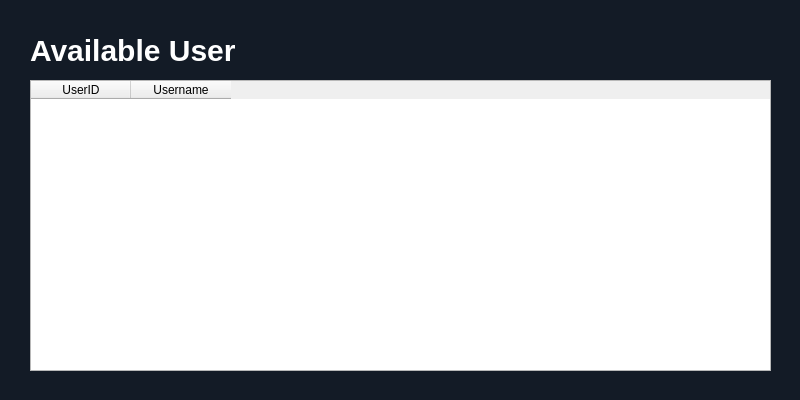
<?xml version="1.0" encoding="UTF-8"?>
<ui version="4.0">
 <class>AvailableUsers</class>
 <widget class="QDialog" name="AvailableUsers">
  <property name="geometry">
   <rect>
    <x>0</x>
    <y>0</y>
    <width>800</width>
    <height>400</height>
   </rect>
  </property>
  <property name="windowTitle">
   <string>Dialog</string>
  </property>
  <property name="styleSheet">
   <string notr="true">QDialog{
	background-color:#131B26;
}</string>
  </property>
  <widget class="QLabel" name="labelpara">
   <property name="geometry">
    <rect>
     <x>30</x>
     <y>20</y>
     <width>821</width>
     <height>61</height>
    </rect>
   </property>
   <property name="styleSheet">
    <string notr="true">QLabel#labelpara{
	color: #fff;
	font-size: 30px;
	font-weight: 600;
	font-family: 'Lato';
}</string>
   </property>
   <property name="text">
    <string>Available User</string>
   </property>
  </widget>
  <widget class="QTableWidget" name="tableWidget">
   <property name="geometry">
    <rect>
     <x>30</x>
     <y>80</y>
     <width>741</width>
     <height>291</height>
    </rect>
   </property>
   <property name="styleSheet">
    <string notr="true">QTableWidget {
  color: #222; /* Dark, rich black */
  font-family: &quot;Loto&quot;, sans-serif; /* Ensure fallback font */
  padding: 10px;
  background-color: #f5f5f5; /* Light gray background */
  border: 1px solid #ddd; /* Subtle light gray border */
  border-radius: 5px; /* Gentle rounded corners */

  /* Optional: Add hover effect for a touch of interactivity */
  QTableWidget::item:hover {
    background-color: #eee; /* Slightly lighter gray on hover */
  }

  /* Optional: Add a subtle shadow for depth (adjust as needed) */
  QTableWidget {
    box-shadow: 0 1px 3px rgba(0, 0, 0, 0.1);
  }
}

/* Optional: Style the list items (text) for better readability */
QTableWidget::item {
  color: inherit; /* Inherit the dark black color from the parent */
}
</string>
   </property>
   <column>
    <property name="text">
     <string>UserID</string>
    </property>
   </column>
   <column>
    <property name="text">
     <string>Username</string>
    </property>
   </column>
  </widget>
 </widget>
 <resources/>
 <connections/>
</ui>
